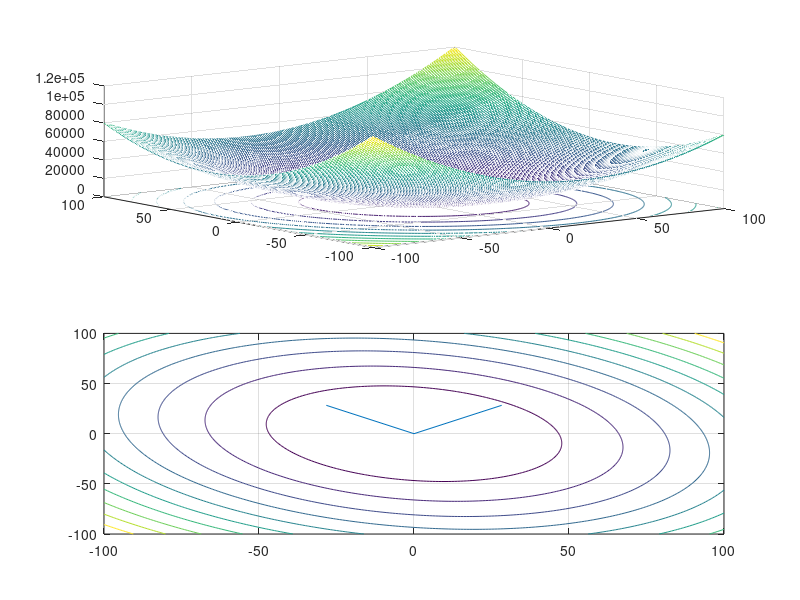

Reproduce this figure in MATLAB. (Note: this script raises an error after producing the figure.)
%%% hw6 Problem 1
%%(a)
[x1,x2]=meshgrid(-100:1:100);
A1=[5 1;1 5];
[V1,D1]=eig(A1);
%when b=1;A=[5 1;1 5]
fx=2.*x1.*x2+5*x1.^2+5*x2.^2;
figure
subplot(2,1,1)
meshc(x1,x2,fx);
subplot(2,1,2)
contour(x1,x2,fx);
grid on
hold on
line([0 40*V1(1,1)],[0,40*V1(2,1)])
line([0 40*V1(1,2)],[0,40*V1(2,2)])
sgtitle('contour plot when b=1')

%when b=5;A=[5 5;5 5]
fx=10.*x1.*x2+5*x1.^2+5*x2.^2;
A2=[5 5;5 5];
[V2,D2]=eig(A2);
figure
subplot(2,1,1)
meshc(x1,x2,fx);
subplot(2,1,2)
contour(x1,x2,fx);
grid on
hold on
line([0 40*V2(1,1)],[0,40*V2(2,1)])
line([0 40*V2(1,2)],[0,40*V2(2,2)])
sgtitle('contour plot when b=5')

%when b=10; A=[5 10;10 5]
fx=20.*x1.*x2+5*x1.^2+5*x2.^2;
A3=[5 10;10 5];
[V3,D3]=eig(A3);
figure
subplot(2,1,1)
meshc(x1,x2,fx);
subplot(2,1,2)
contour(x1,x2,fx);
grid on 
hold on
line([0 40*V3(1,1)],[0,40*V3(2,1)])
line([0 40*V3(1,2)],[0,40*V3(2,2)])
sgtitle('contour plot when b=10')
 
%%(b)
y1=(-10:1:10);
y2=(-10:1:10);

figure
subplot(1,3,1)
f1_y=6*y2.^2;
f2_y=4*y1.^2;
plot(y2,f1_y)
grid on
hold on 
plot(y1,f2_y)
title('f(y) when b=1')
legend('y_1=0','y_2=0')

subplot(1,3,2)
f1_y=10*y2.^2;
f2_y=0*y1.^2;
plot(y2,f1_y)
grid on
hold on 
plot(y1,f2_y)
title('f(y) when b=5')
legend('y_1=0','y_2=0')

subplot(1,3,3)
f1_y=15*y2.^2;
f2_y=-5*y1.^2;
plot(y2,f1_y)
grid on
hold on 
plot(y1,f2_y)
title('f(y) when b=10')
legend('y_1=0','y_2=0')


